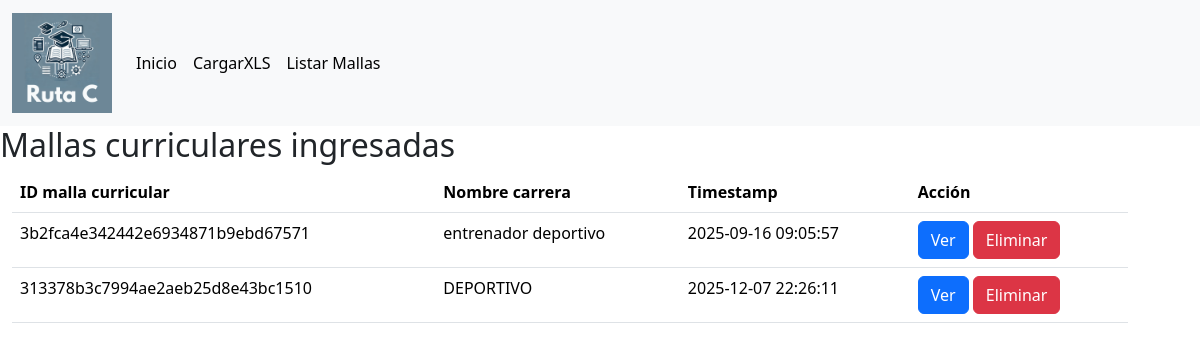
The app's page /listarmallas, older data.
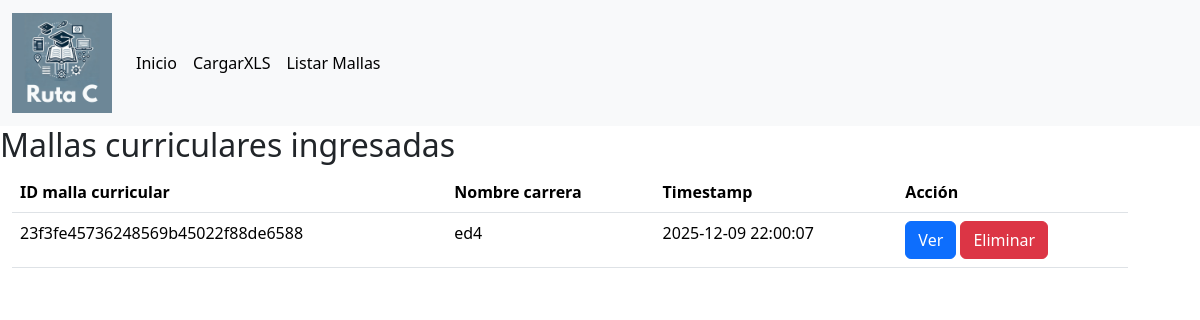
The same page, newer data.
### tables this page shows
CREATE TABLE mallas (
                   idmalla varchar(100),
                   nombre_carrera varchar(50),
                   jsonpayload text,
                   fecha_creacion text);

### mallagraf2.py (the view)
@app.route("/listarmallas")
def listarmallas():
    conn = sqlite3.connect("mallas.db")
    cursor = conn.cursor()
    result = cursor.execute("SELECT * FROM mallas")
    lista_mallas = []
    for row in result:
        malla = {
            'idmalla': row[0],
            'nombre_carrera': row[1],
            'jsonpayload': json.loads(row[2]),
            'fecha_creacion': row[3]
        }
        lista_mallas.append(malla)
    return render_template("listarmallas.html", lista_mallas=lista_mallas)

### templates/listarmallas.html
{% extends "base.html" %}
{% block content %}
    <h2>Mallas curriculares ingresadas</h2>
    <div class="container-lg tabla-scrolleable" id="listado-asignaturas">
        <table class="table" data-toggle="table" id="tabla-asignaturas">
          <thead id="tabla-asignaturas-header">
            <th scope="col">ID malla curricular</th>
            <th scope="col">Nombre carrera</th>
            <th scope="col">Timestamp</th>
            <th scope="col">Acción</th>
          </thead>
          <tbody id="tabla-asignaturas-body">
            {% for m in lista_mallas %}
            <tr>
                <td>{{ m["idmalla"] }}</td>
                <td>{{ m["nombre_carrera"]}}</td>
                <td>{{ m["fecha_creacion"] }}</td>
                <td>
                  <div>
                    <a href={{ url_for('renderizamalla', filename=m['idmalla'], nombre_carrera=m['nombre_carrera']) }} class="btn btn-primary">Ver</a>
                    <a href={{ url_for('eliminarmalla', idmalla=m['idmalla']) }} class="btn btn-danger">Eliminar</a>
                  </div>
                </td>
            </tr>
            {% endfor %}
          </tbody>
        </table>
      </div>
{% endblock %}

### templates/base.html (shortened to what this page needs)
<!DOCTYPE html>
<html>
    <head>
        <link rel="stylesheet" href="https://cdn.jsdelivr.net/npm/bootstrap-table@1.23.2/dist/bootstrap-table.min.css">
        <link href="https://cdn.jsdelivr.net/npm/bootstrap@5.3.3/dist/css/bootstrap.min.css" rel="stylesheet">
        <link rel="stylesheet" href="/static/css/style.css">
    </head>
    <body>
        <header>
            <nav class="navbar navbar-expand-lg bg-body-tertiary">
                <div class="container-fluid">
                  <a class="navbar-brand" href="#"><img src="/static/logo-ruta-c.png" width="100" height="100" class="d-inline-block" alt="Logo Ruta C"></a>
                  <div class="collapse navbar-collapse" id="navbarSupportedContent">
                    <ul class="navbar-nav me-auto mb-2 mb-lg-0">
                        <li class="nav-item">
                            <a class="nav-link active" aria-current="page" href={{ url_for('index') }} >Inicio</a>
                        </li>
                        <li class="nav-item">
                            <a class="nav-link active" aria-current="page" href={{ url_for('cargarxls') }} >CargarXLS</a>
                        </li>
                        <li>
                            <a class="nav-link active" aria-current="page" href={{ url_for('listarmallas') }} >Listar Mallas</a>
                        </li>
                    </ul>
                  </div>
                </div>
              </nav>
        </header>
        <main>
            {% block content %}
            {% endblock %}
        </main>
    </body>
</html>

### static/css/style.css (style rules this page uses)
td, th { padding: 10px; margin: 10px; }
.tabla-scrolleable { display:inline-block; overflow-x:auto; }

Row changes from the older to the newer data that the page shows:
removed mallas: idmalla "313378b3c7994ae2aeb25d8e43bc1510", nombre_carrera "DEPORTIVO", fecha_creacion "2025-12-07 22:26:11"
changed mallas: idmalla "3b2fca4e342442e6934871b9ebd67571" → "23f3fe45736248569b45022f88de6588"; nombre_carrera "entrenador deportivo" → "ed4"; fecha_creacion "2025-09-16 09:05:57" → "2025-12-09 22:00:07"
